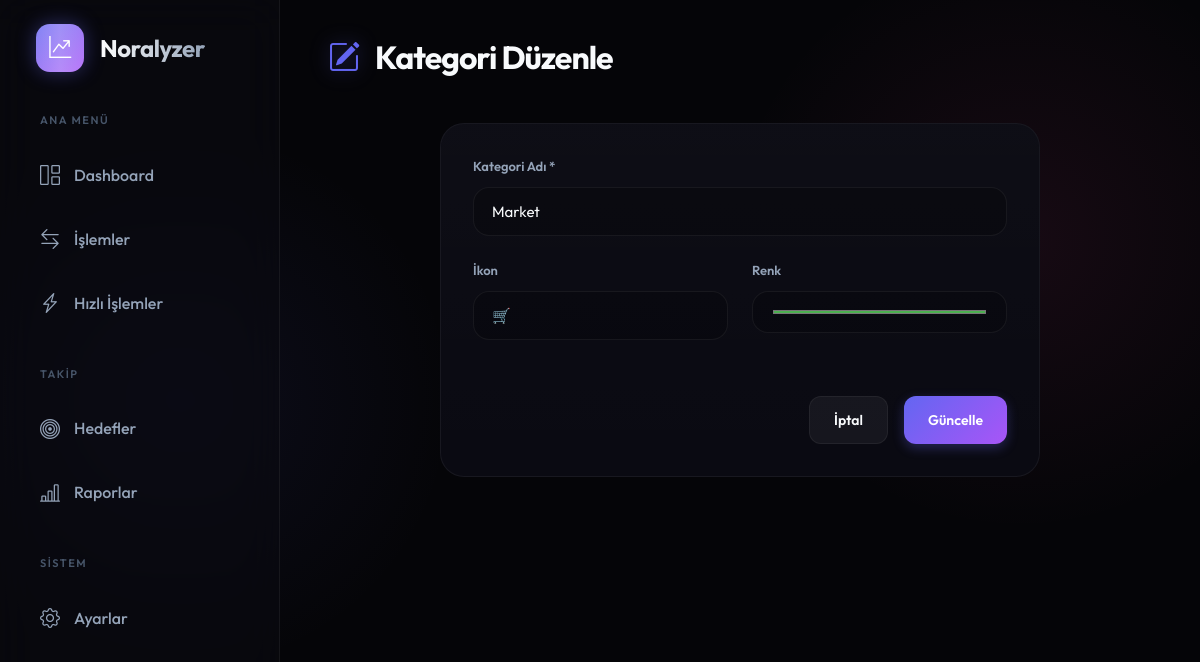
/categories/8/edit, run on the app's committed database.
### app.py (models this page shows)
class Category(db.Model):
    id = db.Column(db.Integer, primary_key=True)
    name = db.Column(db.String(50), nullable=False)
    icon = db.Column(db.String(50))
    color = db.Column(db.String(7), default='#6c757d')

### app.py (the view, shortened to what this page needs)
@app.route('/categories/<int:id>/edit', methods=['GET', 'POST'])
def edit_category(id):
    category = Category.query.get_or_404(id)
    return render_template('edit_category.html', category=category)

### templates/edit_category.html (shortened to what this page needs)
{% extends "base.html" %}
{% block content %}
<div class="page-header">
    <h1 class="page-title"><i class="bi bi-pencil-square"></i> Kategori Düzenle</h1>
</div>
<div class="card" style="max-width: 600px; margin: 0 auto;">
    <div class="card-body">
        <form method="POST">
            <div class="form-group">
                <label class="form-label">Kategori Adı *</label>
                <input type="text" name="name" class="form-control" required value="{{ category.name }}">
            </div>
            <div class="grid grid-2">
                <div class="form-group">
                    <label class="form-label">İkon</label>
                    <input type="text" name="icon" class="form-control" value="{{ category.icon or '' }}">
                </div>
                <div class="form-group">
                    <label class="form-label">Renk</label>
                    <input type="color" name="color" class="form-control" value="{{ category.color }}" style="height: 42px; cursor: pointer;">
                </div>
            </div>
            <div class="d-flex justify-end gap-2 mt-4">
                <a href="{{ url_for('categories.categories') }}" class="btn btn-secondary">İptal</a>
                <button type="submit" class="btn btn-primary">Güncelle</button>
            </div>
        </form>
    </div>
</div>
{% endblock %}

### static/css/style.css (style rules this page uses)
:root { --bg-body: #050508; --bg-surface: #0a0a12; --bg-surface-2: #12121e; --bg-glass: rgba(18, 18, 30, 0.7); --primary: #6366f1; --primary-glow: rgba(99, 102, 241, 0.4); --secondary: #ec4899; --secondary-glow: rgba(236, 72, 153, 0.4); --tertiary: #06b6d4; --tertiary-glow: rgba(6, 182, 212, 0.4); --gradient-primary: linear-gradient(135deg, #6366f1 0%, #a855f7 100%); --gradient-success: linear-gradient(135deg, #10b981 0%, #059669 100%); --gradient-danger: linear-gradient(135deg, #ef4444 0%, #dc2626 100%); --gradient-warning: linear-gradient(135deg, #f59e0b 0%, #d97706 100%); --gradient-dark: linear-gradient(180deg, rgba(255,255,255,0.03) 0%, rgba(255,255,255,0) 100%); --success: #10b981; --warning: #f59e0b; --danger: #ef4444; --info: #3b82f6; --text-main: #f8fafc; --text-muted: #94a3b8; --text-dim: #475569; --border-subtle: rgba(255, 255, 255, 0.06); --border-focus: rgba(99, 102, 241, 0.5); --shadow-sm: 0 2px 4px rgba(0, 0, 0, 0.3); --shadow-md: 0 8px 16px rgba(0, 0, 0, 0.4); --shadow-lg: 0 16px 32px rgba(0, 0, 0, 0.5); --shadow-neon: 0 0 20px var(--primary-glow); --radius-sm: 8px; --radius-md: 16px; --radius-lg: 24px; --sidebar-width: 280px; --header-height: 80px; }
* { margin: 0; padding: 0; box-sizing: border-box; }
body { font-family: 'Outfit', sans-serif; background-color: var(--bg-body); color: var(--text-main); line-height: 1.6; overflow-x: hidden; min-height: 100vh; background-image: radial-gradient(circle at 15% 50%, rgba(99, 102, 241, 0.08) 0%, transparent 25%), radial-gradient(circle at 85% 30%, rgba(236, 72, 153, 0.08) 0%, transparent 25%); background-attachment: fixed; }
a { text-decoration: none; color: inherit; transition: 0.2s ease; }
button, input, select { font-family: inherit; }
.page-header { display: flex; justify-content: space-between; align-items: center; margin-bottom: 40px; position: relative; }
.page-title { font-size: 32px; font-weight: 700; letter-spacing: -1px; display: flex; align-items: center; gap: 16px; }
.page-title i { color: var(--primary); filter: drop-shadow(0 0 10px var(--primary-glow)); }
.card { background: var(--bg-surface); border: 1px solid var(--border-subtle); border-radius: var(--radius-lg); position: relative; overflow: hidden; transition: all 0.4s cubic-bezier(0.175, 0.885, 0.32, 1.275); }
.card::before { content: ''; position: absolute; inset: 0; background: var(--gradient-dark); opacity: 0.5; pointer-events: none; }
.card-body { padding: 32px; position: relative; z-index: 1; }
.btn { display: inline-flex; align-items: center; justify-content: center; gap: 10px; padding: 12px 24px; border-radius: 12px; font-size: 14px; font-weight: 600; border: none; cursor: pointer; transition: all 0.3s ease; text-transform: capitalize; }
.btn-primary { background: var(--gradient-primary); color: white; box-shadow: 0 4px 12px rgba(99, 102, 241, 0.3); }
.btn-secondary { background: rgba(255, 255, 255, 0.05); color: var(--text-main); border: 1px solid var(--border-subtle); }
.form-group { margin-bottom: 24px; }
.form-label { display: block; margin-bottom: 10px; font-size: 13px; font-weight: 600; color: var(--text-muted); }
.form-control, .form-select { width: 100%; padding: 14px 18px; background: rgba(0, 0, 0, 0.2); border: 1px solid var(--border-subtle); border-radius: var(--radius-md); color: var(--text-main); font-size: 15px; transition: all 0.3s; appearance: none; color-scheme: dark; }
.grid { display: grid; gap: 24px; }
.grid-2 { grid-template-columns: repeat(2, 1fr); }
.d-flex { display: flex; }
.justify-end { justify-content: flex-end; }
.gap-2 { gap: 16px; }
.mt-4 { margin-top: 32px !important; }

### data on the page
Category: name "Market", icon "🛒", color "#4caf50"
